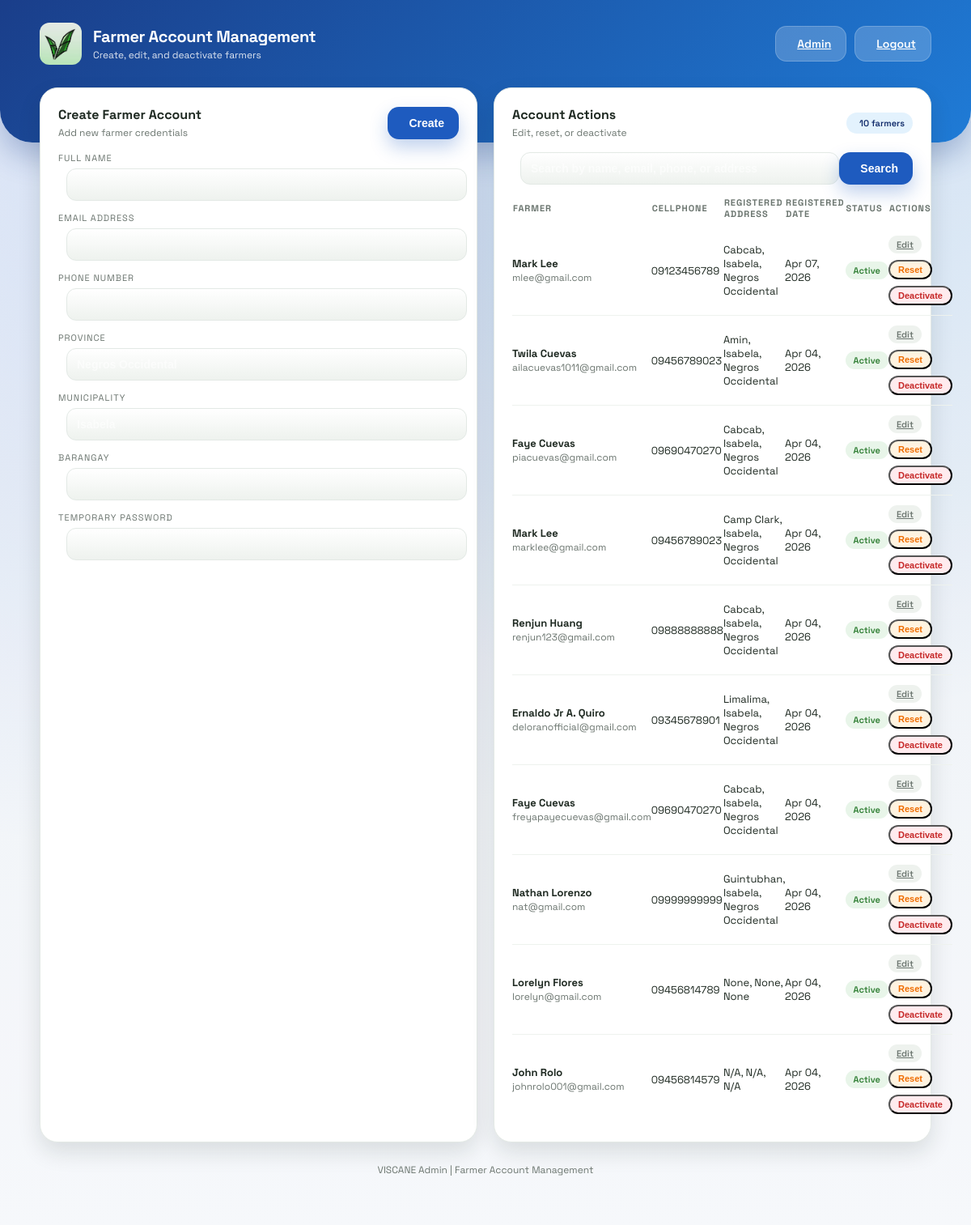
The page /admin/farmers (signed in) on the database as committed earlier.
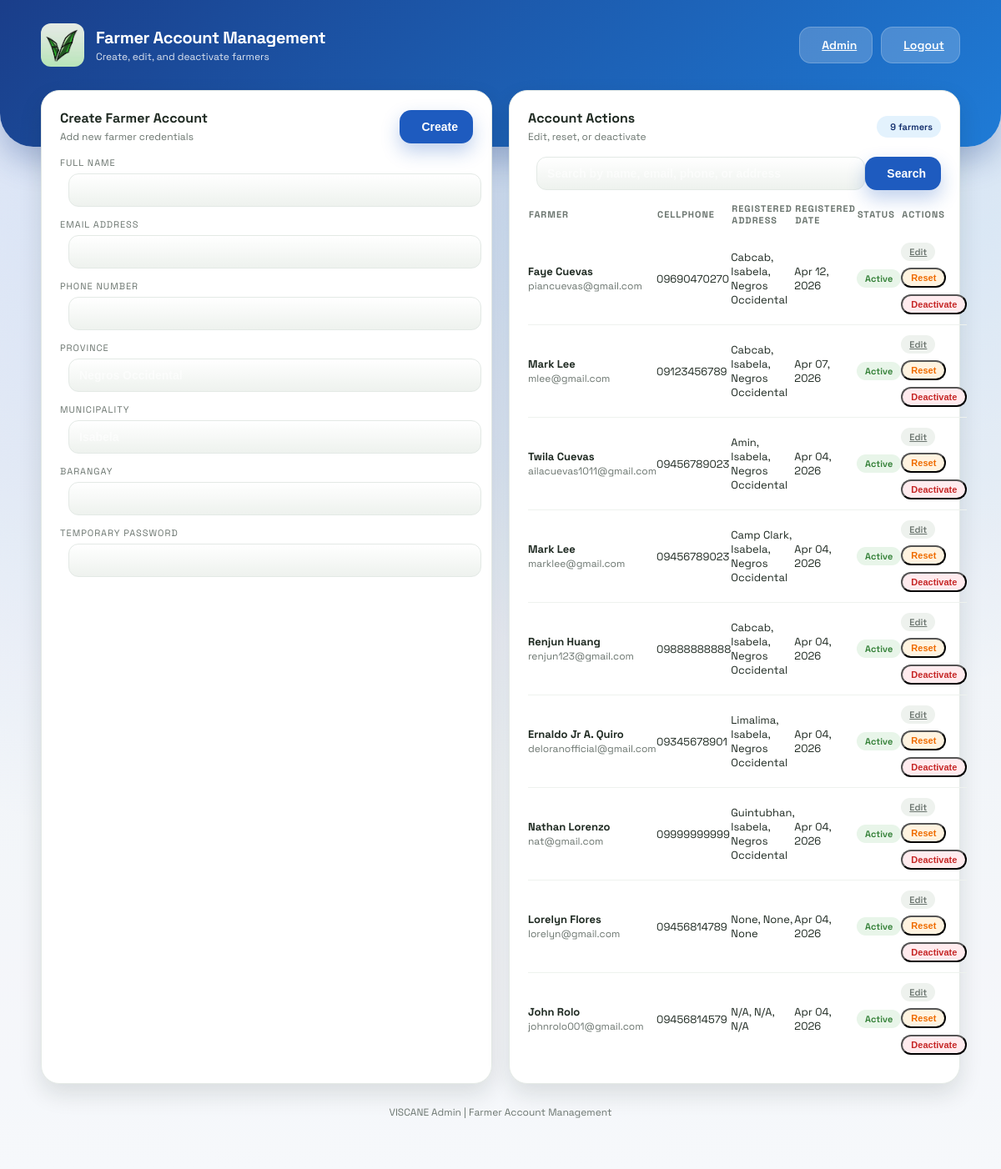
The same page on the database as committed later.
### models.py (models this page shows)
class User(db.Model):
    id = db.Column(db.Integer, primary_key=True)
    fullname = db.Column(db.String(100), nullable=False)
    email = db.Column(db.String(120), unique=True, nullable=False)
    phone = db.Column(db.String(20), nullable=False)
    password = db.Column(db.String(200), nullable=False)
    created_at = db.Column(db.DateTime, default=datetime.utcnow, nullable=False)
    province = db.Column(db.String(120), nullable=True)
    municipality = db.Column(db.String(120), nullable=True)
    barangay = db.Column(db.String(120), nullable=True)
    is_active = db.Column(db.Boolean, nullable=False, default=True)
    is_archived = db.Column(db.Boolean, nullable=False, default=False)

### app.py (the view, shortened to what this page needs)
@app.route('/admin/farmers', methods=['GET', 'POST'])
@login_required
def admin_farmers():
    message = request.args.get('message')
    error = request.args.get('error')
    search = request.args.get('search', '').strip()
    users_query = User.query.filter_by(is_archived=False)
    users = users_query.order_by(User.id.desc()).all()
    return render_template(
        'admin_farmers.html',
        users=users,
        message=message,
        error=error,
        search=search,
        current_admin=get_current_admin()
    )

### app.py (called while the page is built)
def login_required(view):
    @wraps(view)
    def wrapped(*args, **kwargs):
        if not session.get('admin_id'):
            return redirect(url_for('admin_login'))
        return view(*args, **kwargs)
    return wrapped

def get_current_admin():
    admin_id = session.get('admin_id')
    if not admin_id:
        return None
    admin = Admin.query.get(admin_id)
    if not admin or admin.is_archived:
        return None
    return admin

### templates/admin_farmers.html (shortened to what the changed rows need)
<!DOCTYPE html>
<html lang="en">
<head>
    <link rel="stylesheet" href="{{ url_for('static', filename='style.css') }}">
</head>
<body class="admin-layout">
    <main class="dashboard-container fade-in">
        <section class="section-grid two-col">
            <div class="panel">
                <div class="panel-header">
                    <div>
                        <h3 class="panel-title">Account Actions</h3>
                        <p class="panel-subtitle">Edit, reset, or deactivate</p>
                    </div>
                    <span class="badge">{{ users|length }} farmers</span>
                </div>
                <table class="data-table">
                    <thead>
                        <tr>
                            <th>Farmer</th>
                            <th>Cellphone</th>
                            <th>Registered Address</th>
                            <th>Registered Date</th>
                            <th>Status</th>
                            <th>Actions</th>
                        </tr>
                    </thead>
                    <tbody>
                        {% if users %}
                            {% for user in users %}
                                <tr>
                                    <td>
                                        <strong>{{ user.fullname }}</strong><br>
                                        <span class="list-meta">{{ user.email }}</span>
                                    </td>
                                    <td>{{ user.phone or 'N/A' }}</td>
                                    <td>{{ user.barangay or 'N/A' }}, {{ user.municipality or 'N/A' }}, {{ user.province or 'N/A' }}</td>
                                    <td>
                                        {% if user.created_at %}
                                            {{ user.created_at.strftime('%b %d, %Y') }}
                                        {% else %}
                                            N/A
                                        {% endif %}
                                    </td>
                                    <td>
                                        {% if user.is_active %}
                                            <span class="tag success">Active</span>
                                        {% else %}
                                            <span class="tag alert">Inactive</span>
                                        {% endif %}
                                    </td>
                                    <td>
                                        <div class="admin-action-row">
                                            <a class="tag" href="/admin/farmers/{{ user.id }}/edit">Edit</a>
                                            <form method="POST" action="/admin/farmers">
                                                <button class="tag warning" type="submit">Reset</button>
                                            </form>
                                            <form method="POST" action="/admin/farmers">
                                                {% if user.is_active %}
                                                    <button class="tag alert" type="submit">Deactivate</button>
                                                {% else %}
                                                    <input type="hidden" name="action" value="activate">
                                                    <input type="hidden" name="user_id" value="{{ user.id }}">
                                                    <button class="tag success" type="submit">Activate</button>
                                                {% endif %}
                                            </form>
                                        </div>
                                    </td>
                                </tr>
                            {% endfor %}
                        {% else %}
                            <tr>
                                <td colspan="6">No farmers registered yet.</td>
                            </tr>
                        {% endif %}
                    </tbody>
                </table>
            </div>
        </section>
    </main>
</body>
</html>

Rows that differ between the two databases and show on the page:
no longer on this page (row edited): User: fullname "Faye Cuevas", email "piacuevas@gmail.com", phone "09690470270", barangay "Cabcab", municipality "Isabela", province "Negros Occidental", created_at "Apr 04, 2026", is_active "Active"
no longer on this page (row edited): User: fullname "Faye Cuevas", email "freyapayecuevas@gmail.com", phone "09690470270", barangay "Cabcab", municipality "Isabela", province "Negros Occidental", created_at "Apr 04, 2026", is_active "Active"
added User: fullname "Faye Cuevas", email "piancuevas@gmail.com", phone "09690470270", barangay "Cabcab", municipality "Isabela", province "Negros Occidental", created_at "Apr 12, 2026", is_active "Active"
Other text that changed with them:
{{ users|length }}: "10" → "9"
